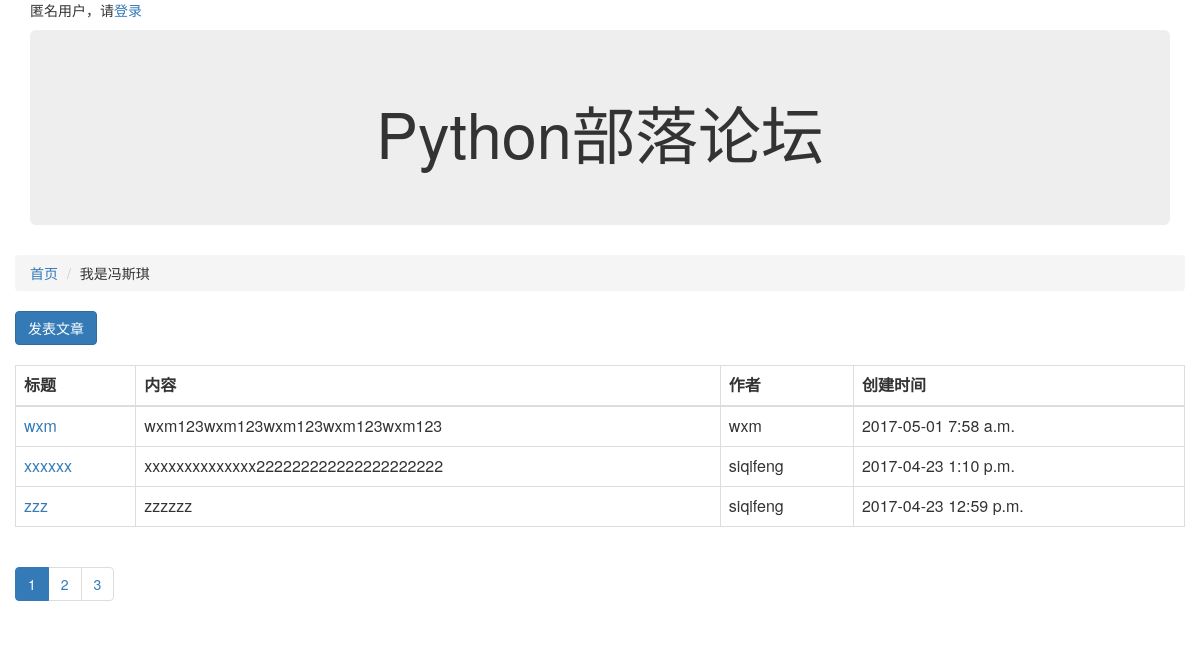
/article/list/3, run on an earlier commit of the app's database.
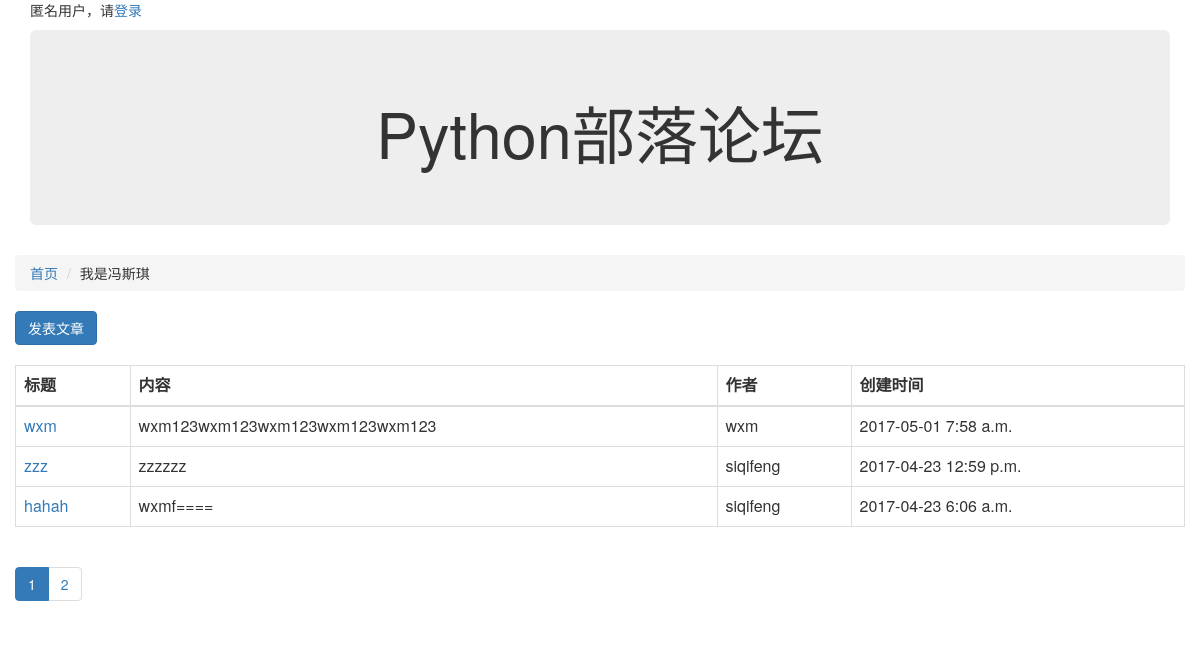
And on a later commit of the database.
### article/models.py (models this page shows, shortened)
class Article(models.Model):
    owner = models.ForeignKey(User,verbose_name="作者")
    block = models.ForeignKey(Block,verbose_name="板块ID")
    title = models.CharField("文章名称",max_length=100)
    content = models.CharField("文章内容",max_length=10000)
    status = models.IntegerField("状态",choices=((0,'正常'),(-1,'无效'),(10,'精华')),default=0)
    create_timestamp = models.DateTimeField("创建时间",auto_now_add=True)
    last_update_timestamp = models.DateTimeField("更新时间",auto_now=True)
    class Meta:
        verbose_name="文章"
        verbose_name_plural="文章"

### article/view.py (the view)
# urls.py: url(r'^list/(?P<block_id>\d+)',article_list),
def article_list(request,block_id):
    block_id = int(block_id)
    block = Block.objects.get(id=block_id)
    page_no = int(request.GET.get("page_no","1"))
    all_articles = Article.objects.filter(block=block,status=0).order_by("-id")
    page_articles,paginate_data = paginate_queryset(all_articles,page_no)
    return render(request,"article_list.html",{"articles":page_articles,"b":block,"paginate_data":paginate_data})

### article/templates/article_list.html
{% extends "base.html" %}
{% block content %}
<ol class="breadcrumb">
    <li><a href="/">首页</a></li>
    <li class="artive">{{ b.name }}</li>
</ol>
<a href="/article/{{ b.id }}/publish_article" class="btn btn-primary">发表文章</a>
<br />
<br />
<table class="table table-bordered">
    <thead>
        <tr>
            <th>标题</th>
            <th>内容</th>
            <th>作者</th>
            <th>创建时间</th>
        </tr>
    </thead>
    <tbody>
        {% for article in articles %}
        <tr>
            <td><a href="/article/{{ b.id }}/article_detail/{{ article.id }}">{{ article.title }}</a></td>
            <td>{{ article.content }}</td>
            <td>{{ article.owner }}</td>
            <td>{{ article.create_timestamp|date:"Y-m-d P" }}</td>
        </tr>
        {% endfor %}
    </tbody>
</table>
{% include "pagination_html.html" %}
{% endblock %}

What changed in the data, as far as the page shows it:
no longer on this page (row edited): Article: title "xxxxxx", content "xxxxxxxxxxxxxx222222222222222222222", owner "siqifeng", create_timestamp "2017-04-23 1:10 p.m."
now on this page (row unchanged): Article: title "hahah", content "wxmf====", owner "siqifeng", create_timestamp "2017-04-23 6:06 a.m."
Also different on the page:
list line gone: "3"
